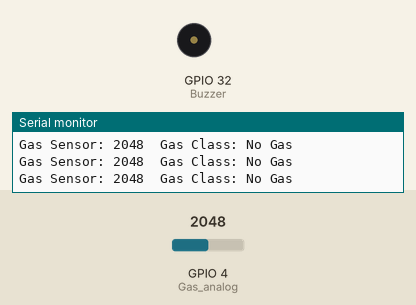
Simulated run of this sketch. Board: ESP32. Shown: buzzer (waves = sounding, pin HIGH), the last lines printed to the serial monitor. Inputs (shaded band) come from the test bench; at power-on: GPIO 4 (Gas_analog) = 2048.

Above: at 1.2 s.
1.3 s: GPIO 4 (Gas_analog) set to 1542
2.8 s: GPIO 4 (Gas_analog) set to 1442
At 3.6 s:
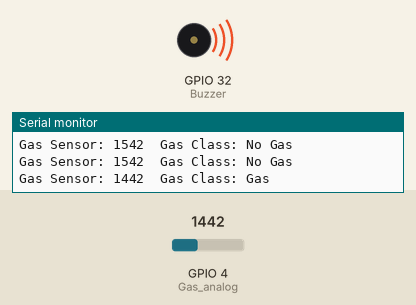
5.8 s: GPIO 4 (Gas_analog) set to 1540
At 7.2 s:
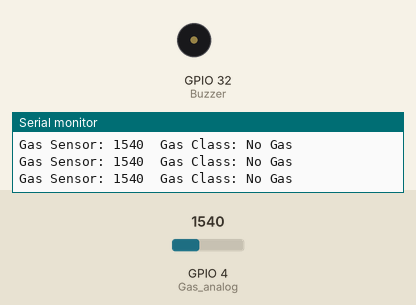
7.5 s: GPIO 4 (Gas_analog) set to 1460
At 8.3 s:
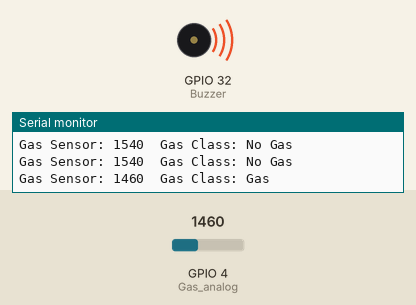
Timing chart, 0 to 11.5 s (numbered marks = the images above; inputs shaded):
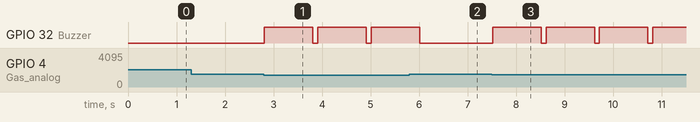

Measured:
- the behaviour switches between 1500 and 1499 on GPIO 4 (Gas_analog) (found by bisection; images 0 and 1)
- after the input at 2.8 s, GPIO 32 (Buzzer): alternates HIGH for 1.0 s and LOW for 0.10 s, starting at once
- after the input at 5.8 s, GPIO 32 (Buzzer): goes on until 6.0 s, then stays LOW
- after the input at 7.5 s, GPIO 32 (Buzzer): alternates HIGH for 1.0 s and LOW for 0.10 s, starting at once

The sketch:

capteur_de_gaz_valid.ino
```cpp
int Buzzer = 32;        // used for ESP32
int Gas_analog = 4;    // used for ESP32
//int Gas_digital = 2;   // used for ESP32

void setup() {
  Serial.begin(115200);
  pinMode(Buzzer, OUTPUT);
 // pinMode(Gas_digital, INPUT);
}

void loop() {
  int gassensorAnalog = analogRead(Gas_analog);
 // int gassensorDigital = digitalRead(Gas_digital);

  Serial.print("Gas Sensor: ");
  Serial.print(gassensorAnalog);
  Serial.print("\t");
  Serial.print("Gas Class: ");
  //Serial.print(gassensorDigital);
  //Serial.print("\t");
  //Serial.print("\t");

  if (gassensorAnalog < 1500) {
    Serial.println("Gas");
    digitalWrite (Buzzer, HIGH) ; //send tone
    delay(1000);
    digitalWrite (Buzzer, LOW) ;  //no tone
  }
  else {
    Serial.println("No Gas");
  }
  delay(100);
}
```
